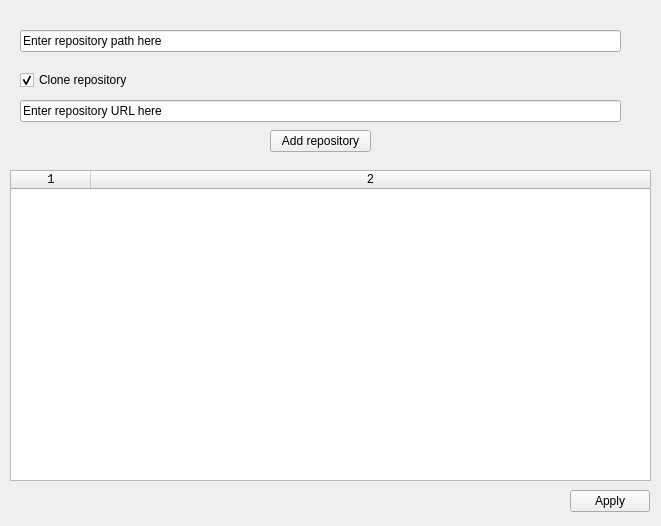
<?xml version="1.0" encoding="UTF-8"?>
<ui version="4.0">
 <class>Form</class>
 <widget class="QWidget" name="Form">
  <property name="geometry">
   <rect>
    <x>0</x>
    <y>0</y>
    <width>661</width>
    <height>526</height>
   </rect>
  </property>
  <property name="windowTitle">
   <string>Form</string>
  </property>
  <widget class="QPushButton" name="addButton">
   <property name="geometry">
    <rect>
     <x>270</x>
     <y>130</y>
     <width>101</width>
     <height>22</height>
    </rect>
   </property>
   <property name="text">
    <string>Add repository</string>
   </property>
  </widget>
  <widget class="QLineEdit" name="path">
   <property name="geometry">
    <rect>
     <x>20</x>
     <y>30</y>
     <width>601</width>
     <height>22</height>
    </rect>
   </property>
   <property name="text">
    <string>Enter repository path here</string>
   </property>
  </widget>
  <widget class="QLineEdit" name="remote">
   <property name="geometry">
    <rect>
     <x>20</x>
     <y>100</y>
     <width>601</width>
     <height>22</height>
    </rect>
   </property>
   <property name="text">
    <string>Enter repository URL here</string>
   </property>
  </widget>
  <widget class="QCheckBox" name="checkBox">
   <property name="geometry">
    <rect>
     <x>20</x>
     <y>70</y>
     <width>131</width>
     <height>20</height>
    </rect>
   </property>
   <property name="text">
    <string>Clone repository</string>
   </property>
   <property name="checked">
    <bool>true</bool>
   </property>
  </widget>
  <widget class="QPushButton" name="apply">
   <property name="geometry">
    <rect>
     <x>570</x>
     <y>490</y>
     <width>80</width>
     <height>22</height>
    </rect>
   </property>
   <property name="text">
    <string>Apply</string>
   </property>
  </widget>
  <widget class="QTableWidget" name="table">
   <property name="geometry">
    <rect>
     <x>10</x>
     <y>170</y>
     <width>641</width>
     <height>311</height>
    </rect>
   </property>
   <property name="font">
    <font>
     <family>Monospace</family>
    </font>
   </property>
   <property name="wordWrap">
    <bool>false</bool>
   </property>
   <property name="rowCount">
    <number>0</number>
   </property>
   <property name="columnCount">
    <number>2</number>
   </property>
   <attribute name="horizontalHeaderDefaultSectionSize">
    <number>80</number>
   </attribute>
   <attribute name="horizontalHeaderStretchLastSection">
    <bool>true</bool>
   </attribute>
   <attribute name="verticalHeaderDefaultSectionSize">
    <number>20</number>
   </attribute>
   <column/>
   <column/>
  </widget>
 </widget>
 <resources/>
 <connections/>
</ui>
